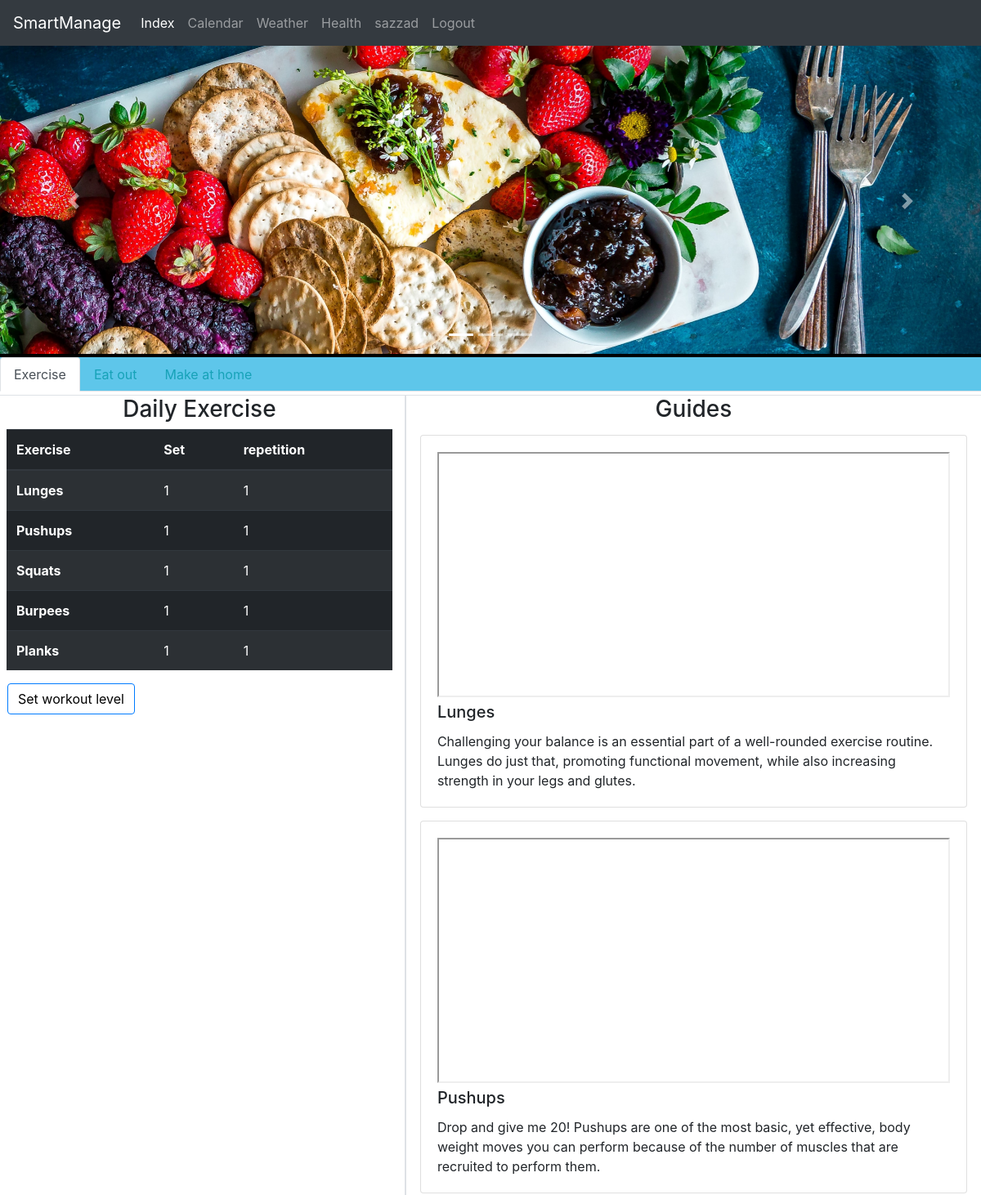
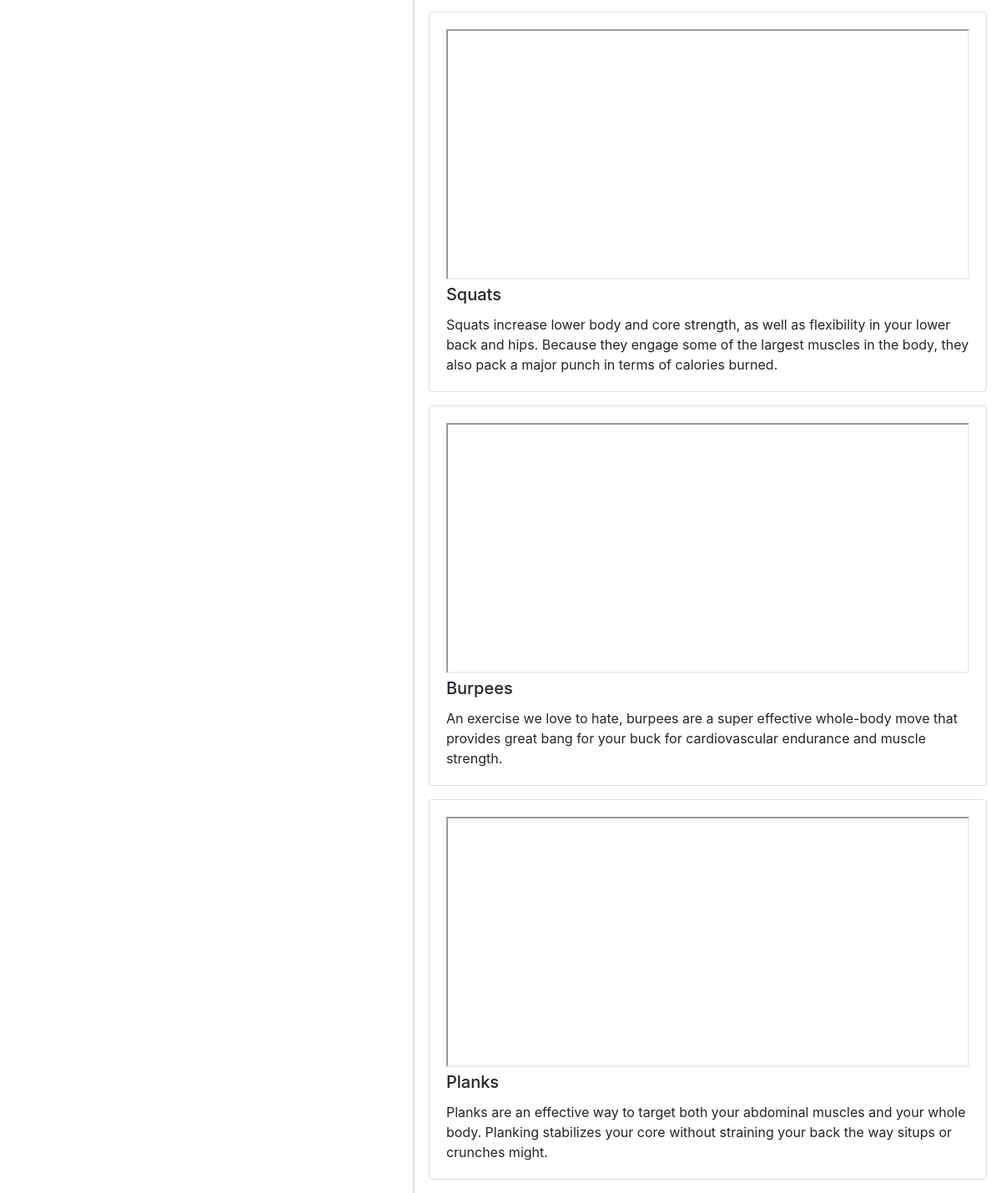
/health/ (signed in), run on the app's committed database (2 pictures, top to bottom).
### manCal/models.py (models this page shows, shortened)
class CustomUser(AbstractUser):
    email = models.EmailField()

class Exercise(models.Model):
    user = user = models.ForeignKey(settings.AUTH_USER_MODEL, on_delete=models.CASCADE)
    Lunges_set = models.IntegerField()
    Lunges_rep = models.IntegerField()
    Pushups_set = models.IntegerField()
    Pushups_rep = models.IntegerField()
    Squats_set = models.IntegerField()
    Squats_rep = models.IntegerField()
    Burpees_set = models.IntegerField()
    Burpees_rep = models.IntegerField()
    Planks_set = models.IntegerField()
    Planks_rep = models.IntegerField()

### manCal/views.py (the view)
# urls.py: path('health/', views.healthView, name='health'),
@login_required
def healthView(request):
    user = CustomUser.objects.get(username= request.user)
    if Exercise.objects.filter(user= user).exists():
        exercise = Exercise.objects.get(user= user)
        context = {
            'exercise' : exercise
        }
        return render(request, 'health.html', context)
    return render(request, 'health.html')

### manCal/templates/health.html (shortened to what this page needs)
{% extends "base.html" %}
{% load static %}
{% block content %}
<div class = "slide-cont">
    <div id="carouselExampleIndicators" class="carousel slide pb-1" data-ride="carousel">
    <ol class="carousel-indicators">
        <li data-target="#carouselExampleIndicators" data-slide-to="0" class="active"></li>
        <li data-target="#carouselExampleIndicators" data-slide-to="1"></li>
        <li data-target="#carouselExampleIndicators" data-slide-to="2"></li>
    </ol>
    <div class="carousel-inner">
        <div class="carousel-item active">
        <img class="d-block w-100 h-15" src="{% static "media/slide1.jpg" %}" alt="First slide">
        </div>
    </div>
    <a class="carousel-control-prev" href="#carouselExampleIndicators" role="button" data-slide="prev">
        <span class="carousel-control-prev-icon" aria-hidden="true"></span>
    </a>
    <a class="carousel-control-next" href="#carouselExampleIndicators" role="button" data-slide="next">
        <span class="carousel-control-next-icon" aria-hidden="true"></span>
    </a>
    </div>
</div>
<ul class="nav nav-tabs" id="myTab" role="tablist">
    <li class="nav-item">
        <a class="nav-link active" id="exercise-tab" data-toggle="tab" href="#exercise" role="tab" aria-controls="exercise" aria-selected="true">Exercise</a>
    </li>
    <li class="nav-item">
        <a class="nav-link" id="files-tab" data-toggle="tab" href="#food" role="tab" aria-controls="food" aria-selected="false">Eat out</a>
    </li>
    <li class="nav-item">
        <a class="nav-link" id="exercise-tab" data-toggle="tab" href="#recipe" role="tab" aria-controls="exercise" aria-selected="true">Make at home</a>
    </li>
</ul>
<div class="tab-content pt-1 pl-2" id="myTabContent">
    <div class="tab-pane fade show active" id="exercise" role="tabpanel" aria-labelledby="exercise-tab">
        <div class="row mr-0">
            <div class="col-lg-5 col-md-6 border-right border-top pb-4" id="FixedDiv">
            <h3 class="text-center">Daily Exercise</h3>
                <table class="table table-striped table-dark">
                <thead>
                    <tr>
                    <th scope="col">Exercise</th>
                    <th scope="col">Set</th>
                    <th scope="col">repetition</th>
                    </tr>
                </thead>
                <tbody>
                    <tr>
                    <th scope="row">Lunges</th>
                    <td>{{exercise.Lunges_set}}</td>
                    <td>{{exercise.Lunges_rep}}</td>
                    </tr>
                    <tr>
                    <th scope="row">Pushups</th>
                    <td>{{exercise.Pushups_set}}</td>
                    <td>{{exercise.Pushups_rep}}</td>
                    </tr>
                    <tr>
                    <th scope="row">Squats</th>
                    <td>{{exercise.Squats_set}}</td>
                    <td>{{exercise.Squats_rep}}</td>
                    </tr>
                    <tr>
                    <th scope="row">Burpees</th>
                    <td>{{exercise.Burpees_set}}</td>
                    <td>{{exercise.Burpees_rep}}</td>
                    </tr>
                    <tr>
                    <th scope="row">Planks</th>
                    <td>{{exercise.Planks_set}}</td>
                    <td>{{exercise.Planks_rep}}</td>
                    </tr>
                </tbody>
                </table>
                <div class="row mr-0 pl-3">
                    <button type="button" class="btn btn-primary" data-toggle="modal" data-target="#exampleModalLong">
                    Set workout level
                    </button>
                </div>
            </div>
            <div class="col-lg-7 col-md-6 border-left border-top">
                <h3 class="text-center">Guides</h3>
                <div class= "guide">
                    <div class="card mb-3">
                        <div class="card-body">
                        <iframe width="100%" height="300px" src="https://www.youtube.com/embed/3XDriUn0udo"></iframe>
                            <h5 class="card-title">Lunges</h5>
                            <p class="card-text">Challenging your balance is an essential part of a well-rounded exercise routine. Lunges do just that, promoting functional movement, while also increasing strength in your legs and glutes.</p>
                            </div>
                    </div>
                    <div class="card mb-3">
                        <div class="card-body">
                        <iframe width="100%" height="300px" src="https://www.youtube.com/embed/IODxDxX7oi4"></iframe>
                            <h5 class="card-title">Pushups</h5>
                            <p class="card-text">Drop and give me 20! Pushups are one of the most basic, yet effective, body weight moves you can perform because of the number of muscles that are recruited to perform them.</p>
                        </div>
                    </div>
                    <div class="card mb-3">
                        <div class="card-body">
                        <iframe width="100%" height="300px" src="https://www.youtube.com/embed/YaXPRqUwItQ"></iframe>
                            <h5 class="card-title">Squats</h5>
                            <p class="card-text">Squats increase lower body and core strength, as well as flexibility in your lower back and hips. Because they engage some of the largest muscles in the body, they also pack a major punch in terms of calories burned.</p>
                        </div>
                    </div>
                    <div class="card mb-3">
                        <div class="card-body">
                        <iframe width="100%" height="300px" src="https://www.youtube.com/embed/qLBImHhCXSw"></iframe>
                            <h5 class="card-title">Burpees</h5>
                            <p class="card-text">An exercise we love to hate, burpees are a super effective whole-body move that provides great bang for your buck for cardiovascular endurance and muscle strength.</p>
                        </div>
                    </div>
                    <div class="card mb-3">
                        <div class="card-body">
                        <iframe width="100%" height="300px" src="https://www.youtube.com/embed/F-nQ_KJgfCY"></iframe>
                            <h5 class="card-title">Planks</h5>
                            <p class="card-text">Planks are an effective way to target both your abdominal muscles and your whole body. Planking stabilizes your core without straining your back the way situps or crunches might.</p>
                        </div>
                    </div>
                </div>
            </div>
        </div>
    </div>
</div>
{% endblock content %}

### manCal/templates/base.html (shortened to what this page needs)
{% load static %}
<!DOCTYPE html>
<html lang="en">
    <head>
        <link rel="stylesheet" href="https://maxcdn.bootstrapcdn.com/bootstrap/4.0.0/css/bootstrap.min.css">
        <link rel="stylesheet" href="https://use.fontawesome.com/releases/v5.0.10/css/all.css">
        <link rel="stylesheet" type="text/css" href="{% static 'css/style.css' %}">
    </head>
    <body>
        <nav class="navbar navbar-expand-lg navbar-dark bg-dark">
        <a class="navbar-brand" href="{% url 'manCal:index' %}">SmartManage</a>
        <div class="collapse navbar-collapse" id="navbarNav">
            <ul class="navbar-nav">
            {% if user.is_authenticated %}
                <li class="nav-item active">
                    <a class="nav-link" href="{% url 'manCal:index' %}">Index</a>
                </li>
                <li class="nav-item">
                    <a class="nav-link" href="{% url 'manCal:calendar' %}">Calendar</a>
                </li>
                <li class="nav-item">
                    <a class="nav-link" href="{% url 'manCal:weather' %}">Weather</a>
                </li>
                <li class="nav-item">
                    <a class="nav-link" href="{% url 'manCal:health' %}">Health</a>
                </li>
                <li class="nav-item">
                    <a class="nav-link" href="{% url 'manCal:profile' %}">{{user}}</a>
                </li>
                <li class="nav-item">
                    <a class="nav-link" href="{% url 'logout' %}">Logout</a>
                </li>
            {% endif %}
            </ul>
        </div>
        </nav>
        {% block content %}
        {% endblock content %}
    </body>
</html>

### manCal/static/css/style.css (style rules this page uses)
ul, li { list-style-type: none; }
ul { height: 100%; padding: 0px 5px 0px 0px; }
a { color: #17a2b8; }
.btn { outline: none; color: black; background-color: transparent; box-shadow: 0 0 0 0; }

### manCal/templates/health.html (style rules this page uses)
.nav-tabs { background-color: #5ec6ea; }
.slide-cont { background-color: black; }
.text-center { text-align: center; }
.card { margin : 2px; margin-top: 15px; }

### data on the page
CustomUser: username "sazzad"
Exercise: Lunges_set "1", Lunges_rep "1", Pushups_set "1", Pushups_rep "1", Squats_set "1", Squats_rep "1", Burpees_set "1", Burpees_rep "1", Planks_set "1", Planks_rep "1"
